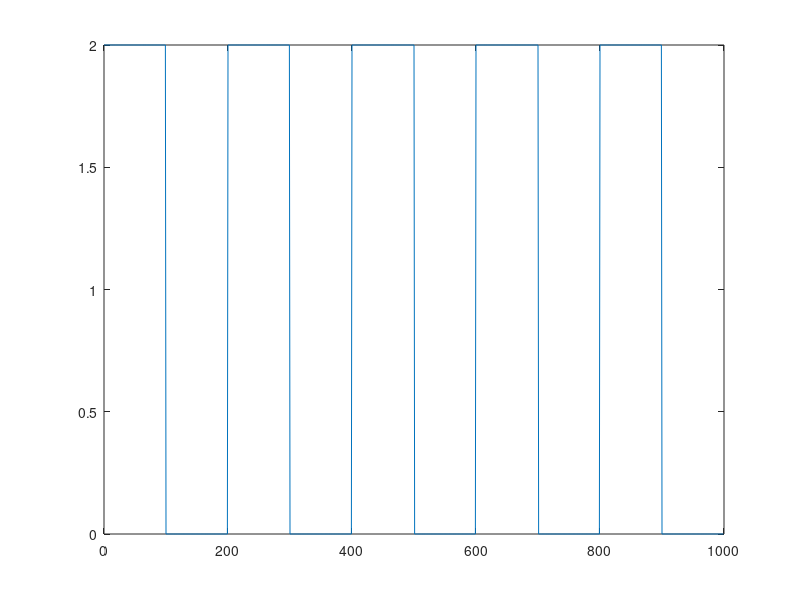
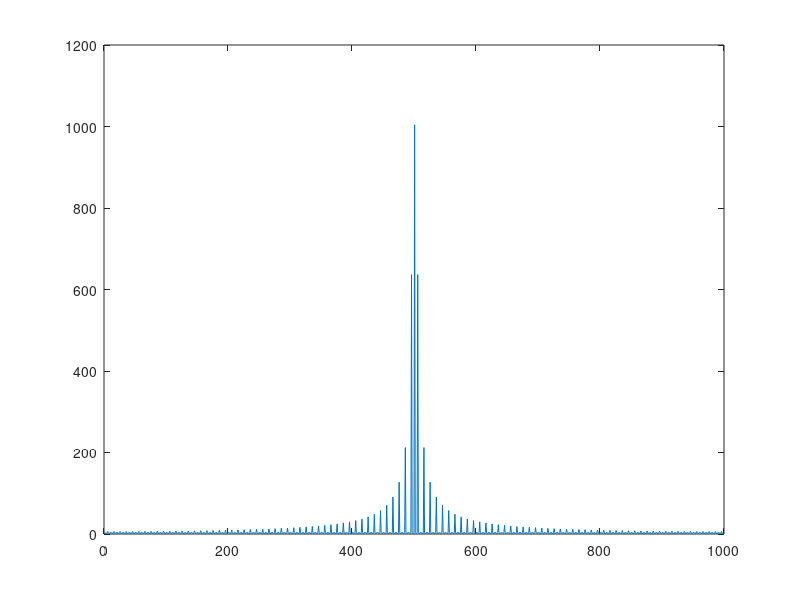

Here is the MATLAB script that generated these plots, in order:

%{
why does changing my N make my fft narrower?
1. convince myself that normal grating of 5 periods has same fft 
    regardless of sampling
2. plot grating in N = 1000 and N = 2000
%}

N = 1000; % in units of pixels
pitch = 200;
periods = 5;
x = linspace(0, pitch*periods, N+1); % in units of space
x(end) = [];
grating = square((x.*(2*pi))./(pitch))+1;

% N = 2000;
% x = linspace(0, 10*pi, N);
% grating = square(x);

% plot the grating
figure(1)
plot(x, grating)

% plot the fft
figure(2)
plot(abs(fftshift(fft(grating))))